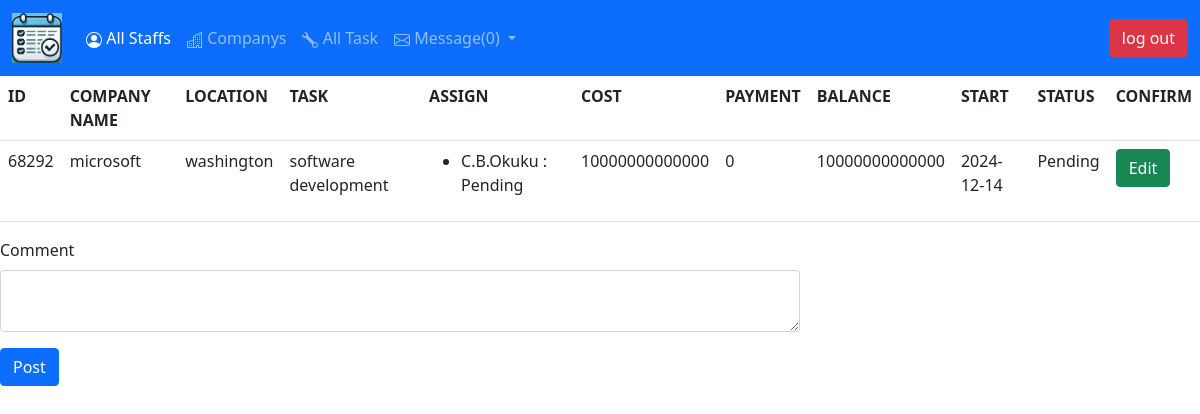
Screenshot of /task_details/1 (signed in) with the database file from the repository.
### main.py (models this page shows)
class Task(db.Model):
    __tablename__ = "tasks"
    id = db.Column(db.Integer, primary_key=True)
    task_id = db.Column(db.String(30), nullable=False)
    location = db.Column(db.String(30), nullable=False)
    task_name = db.Column(db.String(30), nullable=False)
    status = db.Column(db.String(30), nullable=False)
    cost = db.Column(db.Integer)
    payment = db.Column(db.Integer)
    startDate= db.Column(db.String(300))
    stopDate = db.Column(db.String(300))
    staff_pending = db.Column(db.String(300))
    staff_accepted = db.Column(db.String(300))
    staff_rejected = db.Column(db.String(300))
    company_id = db.Column(db.Integer, db.ForeignKey('company.id'))
    company_name = relationship("Company", back_populates='task', lazy='subquery')
    comment = relationship("Comment", back_populates='task_name', lazy='subquery')

class Company(db.Model):
    __tablename__ = 'company'
    id = db.Column(db.Integer, primary_key=True)
    name = db.Column(db.String(30), nullable=False)
    location = db.Column(db.String(30), nullable=False)
    contact = db.Column(db.String(30))
    mail = db.Column(db.String(30))
    task = relationship("Task", back_populates='company_name', lazy='subquery')

class User(db.Model, UserMixin):
    __tablename__ = 'users'
    id = db.Column(db.Integer, primary_key=True)
    email = db.Column(db.String(30), unique=True, nullable=False)
    position = db.Column(db.String(30),  nullable=False)
    privilege = db.Column(db.String(30),  nullable=False)
    first_name = db.Column(db.String(30),  nullable=False)
    middle_name = db.Column(db.String(30))
    last_name = db.Column(db.String(30),  nullable=False)
    id_name = db.Column(db.String(30),  nullable=False)
    picture = db.Column(db.String(30), default='profilepic.png')
    password = db.Column(db.String(300), nullable=False)
    calendar = relationship("Calendar", back_populates='staff', lazy='subquery')
    contract = db.Column(db.String(30), nullable=False)
    pending = db.Column(db.String(30))
    working = db.Column(db.String(30))
    reject = db.Column(db.String(30))
    comment = relationship("Comment", back_populates='author_name', lazy='subquery')

### main.py (the view, shortened to what this page needs)
@app.route("/task_details/<task_id>", methods=["GET", "POST"])
@login_required
@member_only
def taskDetails(task_id):
    task = db.get_or_404(Task, int(task_id))
    details = staff_stat(current_user)
    staff = []
    form = CommentForm()
    with app.app_context():
        posts = db.session.query(Comment).filter(Comment.task == task.id)
    if task.staff_accepted not in (None, "", ' '):
        ids = task.staff_accepted.split(",")
        ids = [tsk for tsk in ids if tsk.isnumeric()]
        for ppl in ids:
            staff.append({'name': db.get_or_404(User, int(ppl)).id_name, 'status': 'Accepted'})
    if task.staff_pending not in (None, "", ' '):
        ids = task.staff_pending.split(",")
        ids = [tsk for tsk in ids if tsk.isnumeric()]
        for ppl in ids:
            staff.append({'name': db.get_or_404(User, int(ppl)).id_name, 'status': 'Pending'})
    return render_template('taskDetails.html', details=details, task=task, posts=posts, db_head=db_head, task_id=task_id, staff=staff, form=form, num_mail=mail_counter())

### forms.py
class CommentForm(FlaskForm):
    comment = TextAreaField(label="Comment", validators=[DataRequired()])
    submit = SubmitField(label='Post')

### main.py (called while the page is built)
@login_manager.user_loader
def load_user(user_id):
    return db.get_or_404(User, user_id)

def mail_counter():
    messages = db.session.query(Messages).all()
    messages = [message for message in messages if message.receiver == current_user.id_name]
    messages = [message for message in messages if message.read is False]
    return len(messages)

def member_only(f):
    @wraps(f)
    def decorated_function(task_id):
        task = db.get_or_404(Task, int(task_id))
        if current_user.privilege != 'Administrator':
            if str(current_user.id) not in task.staff_accepted.split(','):
                return abort(403)
        return f(task_id)
    return decorated_function

### templates/taskDetails.html (shortened to what this page needs)
{% extends 'header.html' %}
    {% block content%}
    {% from 'bootstrap5/form.html' import render_form %}
    <table class="table table-hover">
        <tr>
        {% if current_user.id == 1 %}
            {% for details in db_head %}
                <th>{{details.upper()}}</th>
            {% endfor %}
        {% endif %}
        </tr>
        <tr>
                <td>{{task.task_id}}</td>
                <td>{{task.company_name.name}}</td>
                <td>{{task.location}}</td>
                <td>{{task.task_name}}</td>
                <td>
                    {% if staff|length == 0 %}
                        No staff assigned
                    {% elif staff|length > 0 %}
                        <ul>
                        {% for person in staff %}
                             <li>{{person['name']}} : {{person['status']}}</li>
                        {% endfor %}
                        </ul>
                    {% endif %}
                </td>
            {% if current_user.privilege == "Administrator" %}
                <td>{{task.cost}}</td>
                <td>{{task.payment}}</td>
                <td>{{task.cost - task.payment}}</td>
            {% endif %}
                <td>{{task.startDate}}</td>
                <td>{{task.status}}</td>
            {% if current_user.privilege == "Administrator" %}
                <td><a href="{{url_for('editTask',taskid=task_id)}}">
                    <button type="button" class="btn btn-success">Edit</button>
                </a></td>
            {% endif %}
        </tr>
    </table>
    <div class="col-8">
        {{render_form(form)}}
    </div>
{% endblock %}

### rows the page displays
Task: task_id "68292", location "washington", task_name "software development", cost "10000000000000", payment "0", task.cost-task.payment "10000000000000", startDate "2024-12-14", status "Pending"
Company: company_name.name "microsoft"
User: name "C.B.Okuku", status "Pending"

### other values shown
{{ num_mail }} "0"
{{ details.upper() }} "ID" "COMPANY NAME" "LOCATION" "TASK" "ASSIGN" "COST" "PAYMENT" "BALANCE" "START" "STATUS" "CONFIRM"
